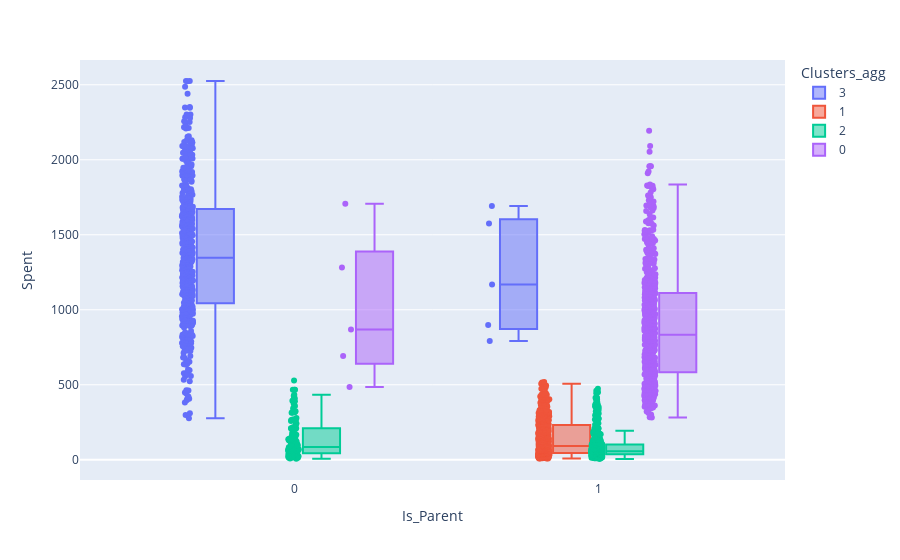

The notebook cell saved with this chart:
### Markdown cell above
**The graphic has been added as an image because the Plotly library has a display issue on Github.**
![](https://github.com/emreyesilyurt/customer_segmentation/blob/main/assets/family_size.png?raw=true)

### Code cell
fig = px.box(df, x=df['Is_Parent'], y=df['Spent'], points="all", color="Clusters_agg")
fig.show()

### Figure 1 — Plotly figure (JSON) as saved in the notebook; plotly's stock layout.template omitted (floating-point values rounded to 4 significant figures; data arrays with more than 128 entries replaced by an {"elided": "..."} marker saying what was removed)
{"data": [{"alignmentgroup": "True", "boxpoints": "all", "hovertemplate": "Clusters_agg=3<br>Is_Parent=%{x}<br>Spent=%{y}<extra></extra>", "legendgroup": "3", "marker": {"color": "#636efa"}, "name": "3", "notched": false, "offsetgroup": "3", "orientation": "v", "showlegend": true, "type": "box", "x": {"elided": "495 int values"}, "x0": " ", "xaxis": "x", "y": {"elided": "495 int values"}, "y0": " ", "yaxis": "y"}, {"alignmentgroup": "True", "boxpoints": "all", "hovertemplate": "Clusters_agg=1<br>Is_Parent=%{x}<br>Spent=%{y}<extra></extra>", "legendgroup": "1", "marker": {"color": "#EF553B"}, "name": "1", "notched": false, "offsetgroup": "1", "orientation": "v", "showlegend": true, "type": "box", "x": {"elided": "517 int values"}, "x0": " ", "xaxis": "x", "y": {"elided": "517 int values"}, "y0": " ", "yaxis": "y"}, {"alignmentgroup": "True", "boxpoints": "all", "hovertemplate": "Clusters_agg=2<br>Is_Parent=%{x}<br>Spent=%{y}<extra></extra>", "legendgroup": "2", "marker": {"color": "#00cc96"}, "name": "2", "notched": false, "offsetgroup": "2", "orientation": "v", "showlegend": true, "type": "box", "x": {"elided": "600 int values"}, "x0": " ", "xaxis": "x", "y": {"elided": "600 int values"}, "y0": " ", "yaxis": "y"}, {"alignmentgroup": "True", "boxpoints": "all", "hovertemplate": "Clusters_agg=0<br>Is_Parent=%{x}<br>Spent=%{y}<extra></extra>", "legendgroup": "0", "marker": {"color": "#ab63fa"}, "name": "0", "notched": false, "offsetgroup": "0", "orientation": "v", "showlegend": true, "type": "box", "x": {"elided": "593 int values"}, "x0": " ", "xaxis": "x", "y": {"elided": "593 int values"}, "y0": " ", "yaxis": "y"}], "layout": {"boxmode": "group", "legend": {"title": {"text": "Clusters_agg"}, "tracegroupgap": 0}, "margin": {"t": 60}, "xaxis": {"anchor": "y", "domain": [0, 1], "title": {"text": "Is_Parent"}}, "yaxis": {"anchor": "x", "domain": [0, 1], "title": {"text": "Spent"}}}}
